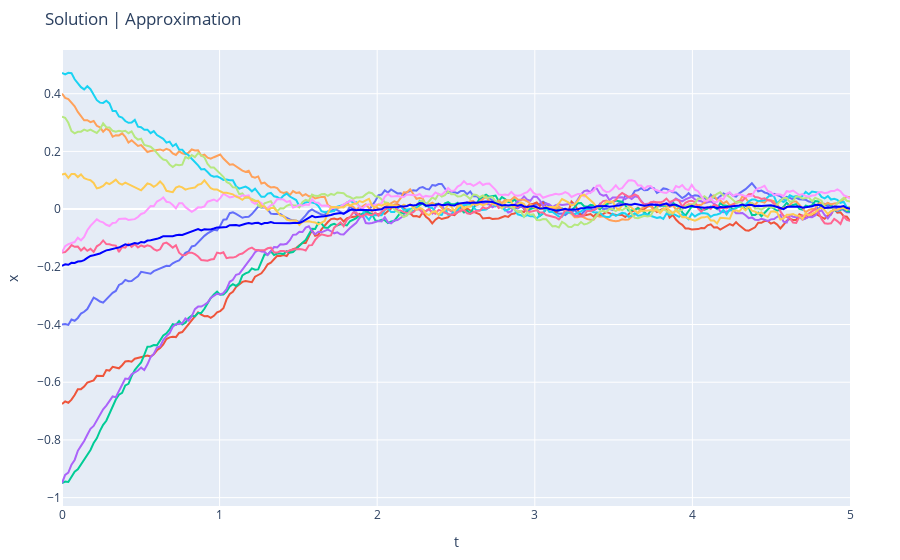

The notebook cell saved with this chart:
### Code cell
fig = make_subplots(rows=1, cols=1)
ts = np.linspace(0, 5, int(50*5))
for path in c_xs:
    fig.add_trace(go.Scatter(x=ts, y=path, mode='lines', showlegend=False), row=1, col=1)
fig.add_trace(go.Scatter(x=ts, y=np.mean(c_xs, axis=0), mode='lines', showlegend=False, line=dict(color="blue", width=2)), row=1, col=1)
fig.update_layout(title='Solution | Approximation',
                  xaxis_title="t",
                  yaxis_title="x", 
                  margin=dict(l=50, r=50, b=50, t=50))
fig.show()

### Figure 1 — Plotly figure (JSON) as saved in the notebook; plotly's stock layout.template omitted (floating-point values rounded to 4 significant figures; data arrays with more than 128 entries replaced by an {"elided": "..."} marker saying what was removed)
{"data": [{"mode": "lines", "showlegend": false, "type": "scatter", "x": {"elided": "250 float values"}, "xaxis": "x", "y": {"elided": "250 float values"}, "yaxis": "y"}, {"mode": "lines", "showlegend": false, "type": "scatter", "x": {"elided": "250 float values"}, "xaxis": "x", "y": {"elided": "250 float values"}, "yaxis": "y"}, {"mode": "lines", "showlegend": false, "type": "scatter", "x": {"elided": "250 float values"}, "xaxis": "x", "y": {"elided": "250 float values"}, "yaxis": "y"}, {"mode": "lines", "showlegend": false, "type": "scatter", "x": {"elided": "250 float values"}, "xaxis": "x", "y": {"elided": "250 float values"}, "yaxis": "y"}, {"mode": "lines", "showlegend": false, "type": "scatter", "x": {"elided": "250 float values"}, "xaxis": "x", "y": {"elided": "250 float values"}, "yaxis": "y"}, {"mode": "lines", "showlegend": false, "type": "scatter", "x": {"elided": "250 float values"}, "xaxis": "x", "y": {"elided": "250 float values"}, "yaxis": "y"}, {"mode": "lines", "showlegend": false, "type": "scatter", "x": {"elided": "250 float values"}, "xaxis": "x", "y": {"elided": "250 float values"}, "yaxis": "y"}, {"mode": "lines", "showlegend": false, "type": "scatter", "x": {"elided": "250 float values"}, "xaxis": "x", "y": {"elided": "250 float values"}, "yaxis": "y"}, {"mode": "lines", "showlegend": false, "type": "scatter", "x": {"elided": "250 float values"}, "xaxis": "x", "y": {"elided": "250 float values"}, "yaxis": "y"}, {"mode": "lines", "showlegend": false, "type": "scatter", "x": {"elided": "250 float values"}, "xaxis": "x", "y": {"elided": "250 float values"}, "yaxis": "y"}, {"line": {"color": "blue", "width": 2}, "mode": "lines", "showlegend": false, "type": "scatter", "x": {"elided": "250 float values"}, "xaxis": "x", "y": {"elided": "250 float values"}, "yaxis": "y"}], "layout": {"margin": {"b": 50, "l": 50, "r": 50, "t": 50}, "title": {"text": "Solution | Approximation"}, "xaxis": {"anchor": "y", "domain": [0, 1], "title": {"text": "t"}}, "yaxis": {"anchor": "x", "domain": [0, 1], "title": {"text": "x"}}}}
